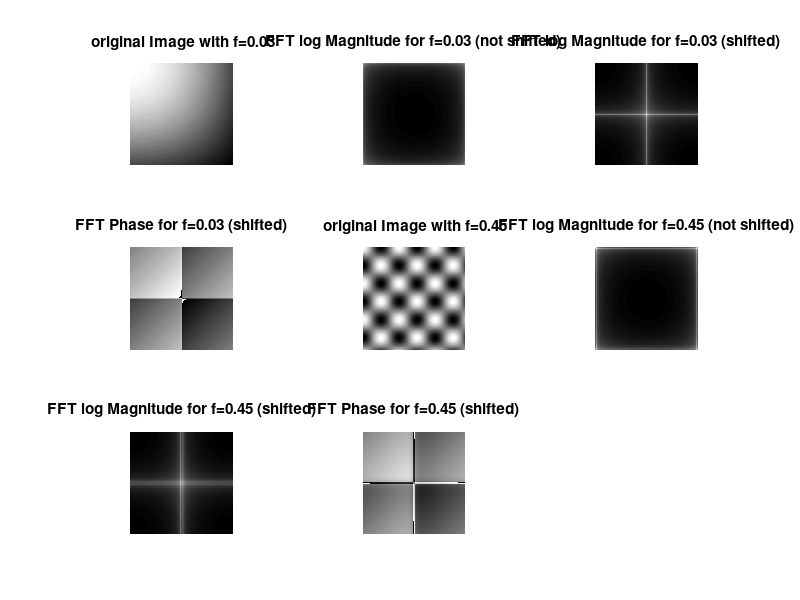
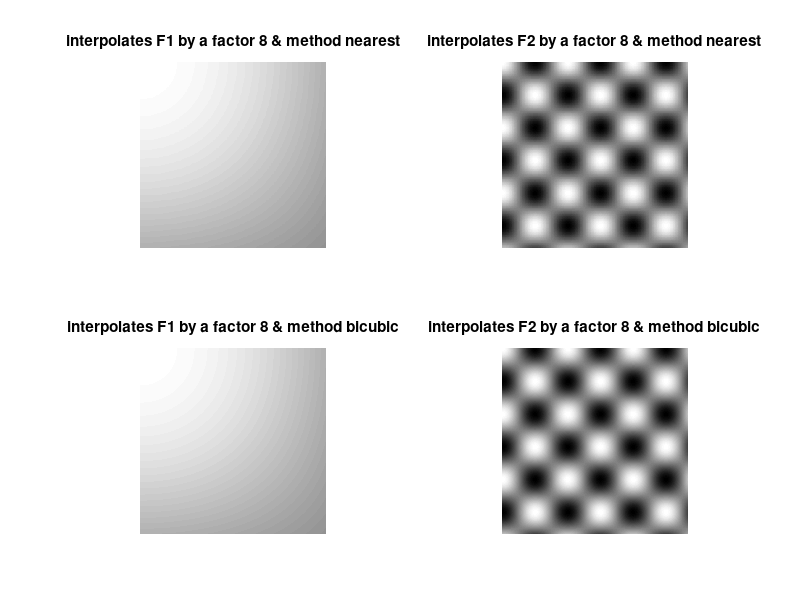
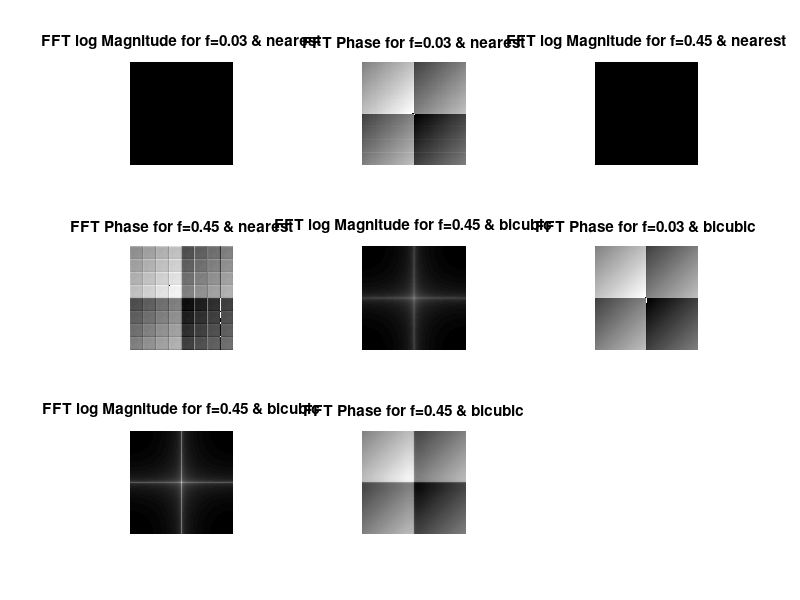

Recreate these plots in MATLAB, in order.

clc;
clear all;
close all;

f1=.03;
f2=0.45;
row=255;
col=255;
n  =0:(2*pi/(col)):2*pi;
m  =0:(2*pi/(row)):2*pi;
 F1=128+127*cos(2*pi*f1*m')*cos(2*pi*f1*n);
        F2=128+127*cos(2*pi*f2*m')*cos(2*pi*f2*n);

subplot(1,2,1), imshow (uint8(F1),[]);title ('f= 0.03')
subplot(1,2,2), imshow (uint8(F2),[]);title ('f= 0.45')

% Computing DFT :

fft_img1 = fft2(F1);
fft_img2 = fft2(F2);     
    subplot(331); imshow(uint8(F1),[]); title(' original Image with f=0.03');  
    subplot(332); imshow(log10(abs(fft_img1)),[]); title('FFT log Magnitude for f=0.03 (not shifted)');
    subplot(333); imshow(fftshift(log10(abs(fft_img1))),[]); title('FFT log Magnitude for f=0.03 (shifted)');
    subplot(334); imshow(fftshift((angle(fft_img1)+3.14)/6.28),[]); title('FFT Phase for f=0.03 (shifted)');
    
     subplot(335); imshow(uint8(F2),[]); title(' original Image with f=0.45');  
    subplot(336); imshow(log10(abs(fft_img2)),[]); title('FFT log Magnitude for f=0.45 (not shifted)');
    subplot(337); imshow(fftshift(log10(abs(fft_img2))),[]); title('FFT log Magnitude for f=0.45 (shifted)');
    subplot(338); imshow(fftshift((angle(fft_img2)+3.14)/6.28),[]); title('FFT Phase for f=0.45 (shifted)');
  
% interpolators of zero-order and bicubic of these two images:

 figure;
near1=imresize(F1,8,'nearest');
near2=imresize(F2,8,'nearest');
bicub1=imresize(F1,8,'bicubic');
bicub2=imresize(F2,8,'bicubic');
subplot(2,2,1), imshow (uint8(near1));title ('interpolates F1 by a factor 8 & method nearest');
subplot(2,2,2), imshow (uint8(near2));title ('interpolates F2 by a factor 8 & method nearest');
subplot(2,2,3), imshow (uint8(bicub1));title ('interpolates F1 by a factor 8 & method bicubic');
subplot(2,2,4), imshow (uint8(bicub2));title ('interpolates F2 by a factor 8 & method bicubic');

% The DFT Of Images:

figure;
fft_n1 = fft2(near1);
fft_n2 = fft2(near2);
fft_b1 = fft2(bicub1); 
fft_b2 = fft2(bicub2);
    subplot(331); imshow(fftshift(log10(abs(fft_n1))),[]); title('FFT log Magnitude for f=0.03 & nearest');
    subplot(332); imshow(fftshift((angle(fft_n1)+3.14)/6.28),[]); title('FFT Phase for f=0.03 & nearest');
    subplot(333); imshow(fftshift(log10(abs(fft_n2))),[]); title('FFT log Magnitude for f=0.45 & nearest');
    subplot(334); imshow(fftshift((angle(fft_n2)+3.14)/6.28),[]); title('FFT Phase for f=0.45 & nearest');
    subplot(335); imshow(fftshift(log10(abs(fft_b1))),[]); title('FFT log Magnitude for f=0.45 & bicubic');
    subplot(336); imshow(fftshift((angle(fft_b1)+3.14)/6.28),[]); title('FFT Phase for f=0.03 & bicubic');
    subplot(337); imshow(fftshift(log10(abs(fft_b2))),[]); title('FFT log Magnitude for f=0.45 & bicubic');
    subplot(338); imshow(fftshift((angle(fft_b2)+3.14)/6.28),[]); title('FFT Phase for f=0.45 & bicubic');
 
    


    
